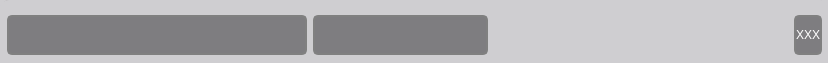
<?xml version="1.0" encoding="UTF-8"?>
<ui version="4.0">
 <class>InvestmentHomePageWidget</class>
 <widget class="QWidget" name="InvestmentHomePageWidget">
  <property name="geometry">
   <rect>
    <x>0</x>
    <y>0</y>
    <width>828</width>
    <height>63</height>
   </rect>
  </property>
  <property name="minimumSize">
   <size>
    <width>686</width>
    <height>63</height>
   </size>
  </property>
  <property name="windowTitle">
   <string>Form</string>
  </property>
  <property name="styleSheet">
   <string notr="true">#InvestmentHomePageWidget{
border: 1px solid gray;
border-radius: 10px;
background: rgb(207, 206, 209);
}</string>
  </property>
  <widget class="QFrame" name="MainFrame">
   <property name="geometry">
    <rect>
     <x>-1</x>
     <y>0</y>
     <width>831</width>
     <height>71</height>
    </rect>
   </property>
   <property name="styleSheet">
    <string notr="true">QFrame{
border: 0px solid gray;
border-radius: 10px;
background: rgb(207, 206, 209);
}

QLabel{
border: 0px solid gray;
border-radius: 10px;
background: rgb(207, 206, 209);
}

QPushButton{
border: 2px solid gray;
border-radius: 5px;
background: rgb(126, 125, 128);
color: rgb(255, 255, 255)
}

QPushButton:hover{
border: 2px solid gray;
border-radius: 5px;
background: rgb(176, 175, 178);
color: rgb(255, 255, 255)
}</string>
   </property>
   <property name="frameShape">
    <enum>QFrame::StyledPanel</enum>
   </property>
   <property name="frameShadow">
    <enum>QFrame::Raised</enum>
   </property>
   <layout class="QHBoxLayout" name="horizontalLayout">
    <property name="leftMargin">
     <number>8</number>
    </property>
    <property name="topMargin">
     <number>12</number>
    </property>
    <property name="rightMargin">
     <number>8</number>
    </property>
    <property name="bottomMargin">
     <number>12</number>
    </property>
    <item>
     <widget class="QPushButton" name="buttonInvestmentName">
      <property name="minimumSize">
       <size>
        <width>300</width>
        <height>40</height>
       </size>
      </property>
      <property name="text">
       <string/>
      </property>
     </widget>
    </item>
    <item>
     <widget class="QPushButton" name="buttonInvestmentTime">
      <property name="minimumSize">
       <size>
        <width>175</width>
        <height>40</height>
       </size>
      </property>
      <property name="text">
       <string/>
      </property>
     </widget>
    </item>
    <item>
     <spacer name="horizontalSpacer_2">
      <property name="orientation">
       <enum>Qt::Horizontal</enum>
      </property>
      <property name="sizeHint" stdset="0">
       <size>
        <width>120</width>
        <height>20</height>
       </size>
      </property>
     </spacer>
    </item>
    <item>
     <widget class="QPushButton" name="buttonDeleteInvestment">
      <property name="minimumSize">
       <size>
        <width>0</width>
        <height>40</height>
       </size>
      </property>
      <property name="text">
       <string>XXX</string>
      </property>
     </widget>
    </item>
   </layout>
  </widget>
 </widget>
 <resources/>
 <connections/>
</ui>
